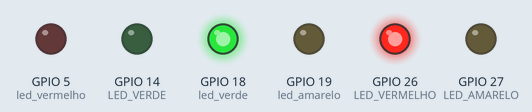
A sketch run on a simulated ESP32. On the bench: output pins drawn as LEDs (lit = HIGH).

Above: at 1.5 s.
At 4.5 s:
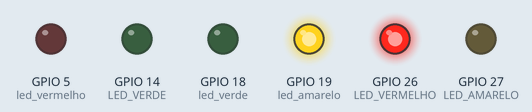
At 7.5 s:
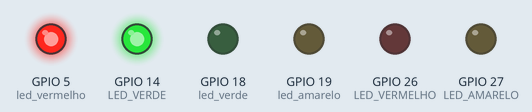
At 10.5 s:
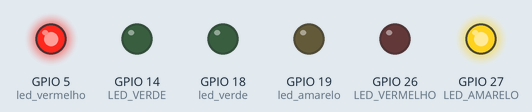
Timing chart, 0 to 15.6 s (numbered marks = the images above):
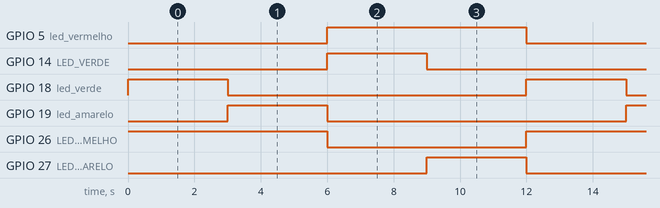

The sketch:

luz_semaforo.ino
```cpp
//LARA(esquerdo)
#define LED_VERMELHO 26
#define LED_AMARELO 27
#define LED_VERDE 14

//CLARA(direito)
#define led_vermelho 5
#define led_amarelo 19
#define led_verde 18

void setup() {
pinMode(LED_VERMELHO, OUTPUT);
pinMode(LED_AMARELO, OUTPUT);
pinMode(LED_VERDE, OUTPUT);
//
pinMode(led_vermelho, OUTPUT);
pinMode(led_amarelo , OUTPUT);
pinMode(led_verde, OUTPUT);

}

void loop() {
  digitalWrite(LED_VERMELHO, HIGH);
  digitalWrite(led_verde, HIGH);
  delay(3000);

  digitalWrite(led_verde, LOW);
  digitalWrite(led_amarelo, HIGH);
  digitalWrite(LED_VERMELHO, HIGH);
  delay(3000);

  digitalWrite(LED_VERMELHO, LOW);
  digitalWrite(led_amarelo,LOW);
  digitalWrite(LED_VERDE, HIGH);
  digitalWrite(led_vermelho, HIGH);
  delay(3000);

  digitalWrite(led_amarelo, LOW);
  digitalWrite(LED_VERMELHO, LOW);
  digitalWrite(LED_VERDE, LOW);
  digitalWrite(LED_AMARELO, HIGH);
  delay(3000);


  digitalWrite(led_vermelho, LOW);
  digitalWrite(LED_AMARELO, LOW);
}
```

Measured:
- by itself, GPIO 5 (led_vermelho), GPIO 26 (LED_VERMELHO): alternates HIGH for 6.0 s and LOW for 6.0 s
- by itself, GPIO 14 (LED_VERDE), GPIO 18 (led_verde), GPIO 19 (led_amarelo), GPIO 27 (LED_AMARELO): alternates HIGH for 3.0 s and LOW for 9.0 s
- by itself, everything shown: repeats every 12.0 s, in 5 steps
